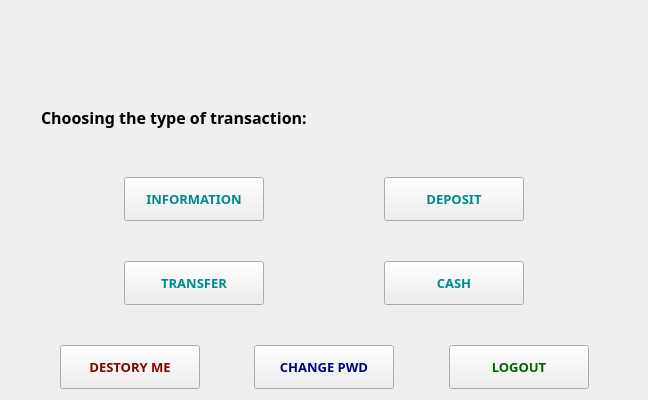
<?xml version="1.0" encoding="UTF-8"?>
<ui version="4.0">
 <class>NUserPage</class>
 <widget class="QWidget" name="NUserPage">
  <property name="geometry">
   <rect>
    <x>0</x>
    <y>0</y>
    <width>648</width>
    <height>400</height>
   </rect>
  </property>
  <property name="minimumSize">
   <size>
    <width>648</width>
    <height>400</height>
   </size>
  </property>
  <property name="maximumSize">
   <size>
    <width>648</width>
    <height>400</height>
   </size>
  </property>
  <property name="font">
   <font>
    <family>微软雅黑 Light</family>
    <pointsize>10</pointsize>
   </font>
  </property>
  <property name="windowTitle">
   <string>Trade</string>
  </property>
  <layout class="QVBoxLayout" name="verticalLayout">
   <item>
    <layout class="QHBoxLayout" name="horizontalLayout_5">
     <item>
      <spacer name="horizontalSpacer_11">
       <property name="orientation">
        <enum>Qt::Horizontal</enum>
       </property>
       <property name="sizeType">
        <enum>QSizePolicy::Fixed</enum>
       </property>
       <property name="sizeHint" stdset="0">
        <size>
         <width>20</width>
         <height>20</height>
        </size>
       </property>
      </spacer>
     </item>
     <item>
      <widget class="QLabel" name="lab_name">
       <property name="enabled">
        <bool>true</bool>
       </property>
       <property name="sizePolicy">
        <sizepolicy hsizetype="Fixed" vsizetype="Fixed">
         <horstretch>0</horstretch>
         <verstretch>0</verstretch>
        </sizepolicy>
       </property>
       <property name="minimumSize">
        <size>
         <width>0</width>
         <height>70</height>
        </size>
       </property>
       <property name="maximumSize">
        <size>
         <width>16777215</width>
         <height>70</height>
        </size>
       </property>
       <property name="font">
        <font>
         <family>微软雅黑</family>
         <pointsize>22</pointsize>
        </font>
       </property>
       <property name="text">
        <string/>
       </property>
      </widget>
     </item>
     <item>
      <spacer name="horizontalSpacer_13">
       <property name="orientation">
        <enum>Qt::Horizontal</enum>
       </property>
       <property name="sizeHint" stdset="0">
        <size>
         <width>20</width>
         <height>60</height>
        </size>
       </property>
      </spacer>
     </item>
    </layout>
   </item>
   <item>
    <layout class="QHBoxLayout" name="horizontalLayout_4">
     <property name="topMargin">
      <number>10</number>
     </property>
     <item>
      <spacer name="horizontalSpacer_12">
       <property name="orientation">
        <enum>Qt::Horizontal</enum>
       </property>
       <property name="sizeType">
        <enum>QSizePolicy::Fixed</enum>
       </property>
       <property name="sizeHint" stdset="0">
        <size>
         <width>30</width>
         <height>20</height>
        </size>
       </property>
      </spacer>
     </item>
     <item>
      <widget class="QLabel" name="lab_tip">
       <property name="font">
        <font>
         <pointsize>12</pointsize>
         <weight>75</weight>
         <bold>true</bold>
        </font>
       </property>
       <property name="text">
        <string>Choosing the type of transaction:</string>
       </property>
      </widget>
     </item>
     <item>
      <spacer name="horizontalSpacer_14">
       <property name="orientation">
        <enum>Qt::Horizontal</enum>
       </property>
       <property name="sizeHint" stdset="0">
        <size>
         <width>40</width>
         <height>20</height>
        </size>
       </property>
      </spacer>
     </item>
    </layout>
   </item>
   <item>
    <spacer name="verticalSpacer_3">
     <property name="orientation">
      <enum>Qt::Vertical</enum>
     </property>
     <property name="sizeType">
      <enum>QSizePolicy::Fixed</enum>
     </property>
     <property name="sizeHint" stdset="0">
      <size>
       <width>20</width>
       <height>34</height>
      </size>
     </property>
    </spacer>
   </item>
   <item>
    <layout class="QHBoxLayout" name="horizontalLayout">
     <item>
      <spacer name="horizontalSpacer">
       <property name="orientation">
        <enum>Qt::Horizontal</enum>
       </property>
       <property name="sizeHint" stdset="0">
        <size>
         <width>40</width>
         <height>20</height>
        </size>
       </property>
      </spacer>
     </item>
     <item>
      <widget class="QPushButton" name="btn_query">
       <property name="minimumSize">
        <size>
         <width>140</width>
         <height>44</height>
        </size>
       </property>
       <property name="maximumSize">
        <size>
         <width>140</width>
         <height>44</height>
        </size>
       </property>
       <property name="font">
        <font>
         <pointsize>10</pointsize>
         <weight>75</weight>
         <bold>true</bold>
        </font>
       </property>
       <property name="styleSheet">
        <string notr="true">QPushButton{color:darkCyan}</string>
       </property>
       <property name="text">
        <string>INFORMATION</string>
       </property>
      </widget>
     </item>
     <item>
      <spacer name="horizontalSpacer_2">
       <property name="orientation">
        <enum>Qt::Horizontal</enum>
       </property>
       <property name="sizeHint" stdset="0">
        <size>
         <width>40</width>
         <height>20</height>
        </size>
       </property>
      </spacer>
     </item>
     <item>
      <widget class="QPushButton" name="btn_deposit">
       <property name="minimumSize">
        <size>
         <width>140</width>
         <height>44</height>
        </size>
       </property>
       <property name="maximumSize">
        <size>
         <width>140</width>
         <height>44</height>
        </size>
       </property>
       <property name="font">
        <font>
         <weight>75</weight>
         <bold>true</bold>
        </font>
       </property>
       <property name="styleSheet">
        <string notr="true">QPushButton{color:darkCyan}</string>
       </property>
       <property name="text">
        <string>DEPOSIT</string>
       </property>
      </widget>
     </item>
     <item>
      <spacer name="horizontalSpacer_3">
       <property name="orientation">
        <enum>Qt::Horizontal</enum>
       </property>
       <property name="sizeHint" stdset="0">
        <size>
         <width>40</width>
         <height>20</height>
        </size>
       </property>
      </spacer>
     </item>
    </layout>
   </item>
   <item>
    <spacer name="verticalSpacer_2">
     <property name="orientation">
      <enum>Qt::Vertical</enum>
     </property>
     <property name="sizeType">
      <enum>QSizePolicy::Fixed</enum>
     </property>
     <property name="sizeHint" stdset="0">
      <size>
       <width>20</width>
       <height>34</height>
      </size>
     </property>
    </spacer>
   </item>
   <item>
    <layout class="QHBoxLayout" name="horizontalLayout_2">
     <item>
      <spacer name="horizontalSpacer_4">
       <property name="orientation">
        <enum>Qt::Horizontal</enum>
       </property>
       <property name="sizeHint" stdset="0">
        <size>
         <width>40</width>
         <height>20</height>
        </size>
       </property>
      </spacer>
     </item>
     <item>
      <widget class="QPushButton" name="btn_transfer">
       <property name="minimumSize">
        <size>
         <width>140</width>
         <height>44</height>
        </size>
       </property>
       <property name="maximumSize">
        <size>
         <width>140</width>
         <height>44</height>
        </size>
       </property>
       <property name="font">
        <font>
         <weight>75</weight>
         <bold>true</bold>
        </font>
       </property>
       <property name="styleSheet">
        <string notr="true">QPushButton{color:darkCyan}</string>
       </property>
       <property name="text">
        <string>TRANSFER</string>
       </property>
      </widget>
     </item>
     <item>
      <spacer name="horizontalSpacer_5">
       <property name="orientation">
        <enum>Qt::Horizontal</enum>
       </property>
       <property name="sizeHint" stdset="0">
        <size>
         <width>40</width>
         <height>20</height>
        </size>
       </property>
      </spacer>
     </item>
     <item>
      <widget class="QPushButton" name="btn_cash">
       <property name="minimumSize">
        <size>
         <width>140</width>
         <height>44</height>
        </size>
       </property>
       <property name="maximumSize">
        <size>
         <width>140</width>
         <height>44</height>
        </size>
       </property>
       <property name="font">
        <font>
         <weight>75</weight>
         <bold>true</bold>
        </font>
       </property>
       <property name="styleSheet">
        <string notr="true">QPushButton{color:darkCyan}</string>
       </property>
       <property name="text">
        <string>CASH</string>
       </property>
      </widget>
     </item>
     <item>
      <spacer name="horizontalSpacer_6">
       <property name="orientation">
        <enum>Qt::Horizontal</enum>
       </property>
       <property name="sizeHint" stdset="0">
        <size>
         <width>40</width>
         <height>20</height>
        </size>
       </property>
      </spacer>
     </item>
    </layout>
   </item>
   <item>
    <spacer name="verticalSpacer">
     <property name="orientation">
      <enum>Qt::Vertical</enum>
     </property>
     <property name="sizeType">
      <enum>QSizePolicy::Fixed</enum>
     </property>
     <property name="sizeHint" stdset="0">
      <size>
       <width>20</width>
       <height>34</height>
      </size>
     </property>
    </spacer>
   </item>
   <item>
    <layout class="QHBoxLayout" name="horizontalLayout_3">
     <item>
      <spacer name="horizontalSpacer_7">
       <property name="orientation">
        <enum>Qt::Horizontal</enum>
       </property>
       <property name="sizeHint" stdset="0">
        <size>
         <width>40</width>
         <height>20</height>
        </size>
       </property>
      </spacer>
     </item>
     <item>
      <widget class="QPushButton" name="btn_cacnt">
       <property name="minimumSize">
        <size>
         <width>140</width>
         <height>44</height>
        </size>
       </property>
       <property name="maximumSize">
        <size>
         <width>140</width>
         <height>44</height>
        </size>
       </property>
       <property name="font">
        <font>
         <weight>75</weight>
         <bold>true</bold>
         <underline>false</underline>
         <stylestrategy>PreferDefault</stylestrategy>
        </font>
       </property>
       <property name="styleSheet">
        <string notr="true">QPushButton{color:darkRed}</string>
       </property>
       <property name="text">
        <string>DESTORY ME</string>
       </property>
      </widget>
     </item>
     <item>
      <spacer name="horizontalSpacer_8">
       <property name="orientation">
        <enum>Qt::Horizontal</enum>
       </property>
       <property name="sizeHint" stdset="0">
        <size>
         <width>40</width>
         <height>20</height>
        </size>
       </property>
      </spacer>
     </item>
     <item>
      <widget class="QPushButton" name="btn_cgpwd">
       <property name="minimumSize">
        <size>
         <width>140</width>
         <height>44</height>
        </size>
       </property>
       <property name="maximumSize">
        <size>
         <width>140</width>
         <height>44</height>
        </size>
       </property>
       <property name="font">
        <font>
         <weight>75</weight>
         <bold>true</bold>
        </font>
       </property>
       <property name="styleSheet">
        <string notr="true">QPushButton{color:darkBlue}</string>
       </property>
       <property name="text">
        <string>CHANGE PWD</string>
       </property>
      </widget>
     </item>
     <item>
      <spacer name="horizontalSpacer_9">
       <property name="orientation">
        <enum>Qt::Horizontal</enum>
       </property>
       <property name="sizeHint" stdset="0">
        <size>
         <width>40</width>
         <height>20</height>
        </size>
       </property>
      </spacer>
     </item>
     <item>
      <widget class="QPushButton" name="btn_logout">
       <property name="minimumSize">
        <size>
         <width>140</width>
         <height>44</height>
        </size>
       </property>
       <property name="maximumSize">
        <size>
         <width>140</width>
         <height>44</height>
        </size>
       </property>
       <property name="font">
        <font>
         <weight>75</weight>
         <bold>true</bold>
        </font>
       </property>
       <property name="styleSheet">
        <string notr="true">QPushButton{color:darkGreen}</string>
       </property>
       <property name="text">
        <string>LOGOUT</string>
       </property>
      </widget>
     </item>
     <item>
      <spacer name="horizontalSpacer_10">
       <property name="orientation">
        <enum>Qt::Horizontal</enum>
       </property>
       <property name="sizeHint" stdset="0">
        <size>
         <width>40</width>
         <height>20</height>
        </size>
       </property>
      </spacer>
     </item>
    </layout>
   </item>
  </layout>
 </widget>
 <layoutdefault spacing="6" margin="11"/>
 <resources/>
 <connections/>
</ui>
